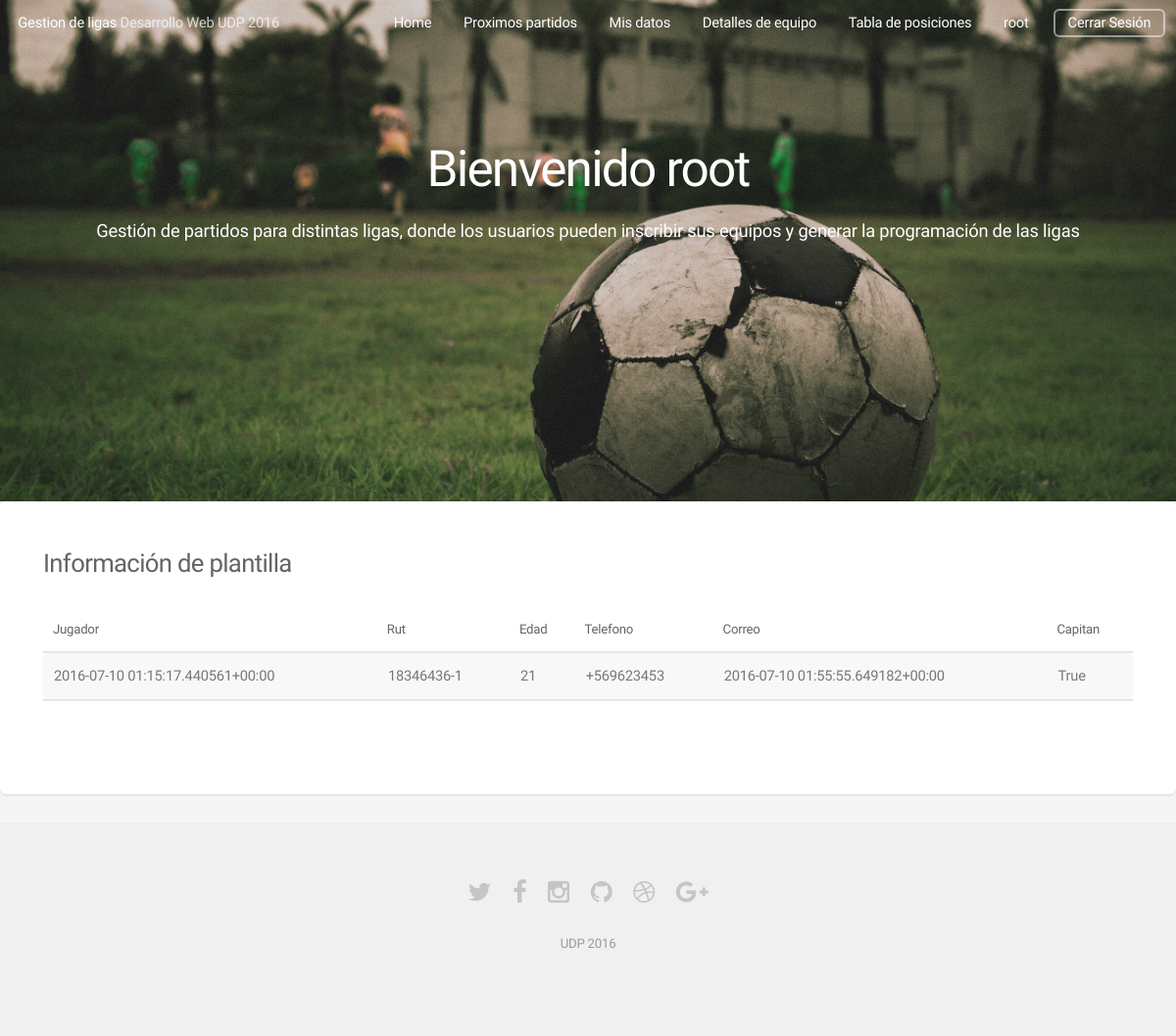
/info/ (signed in), run on an earlier commit of the app's database.
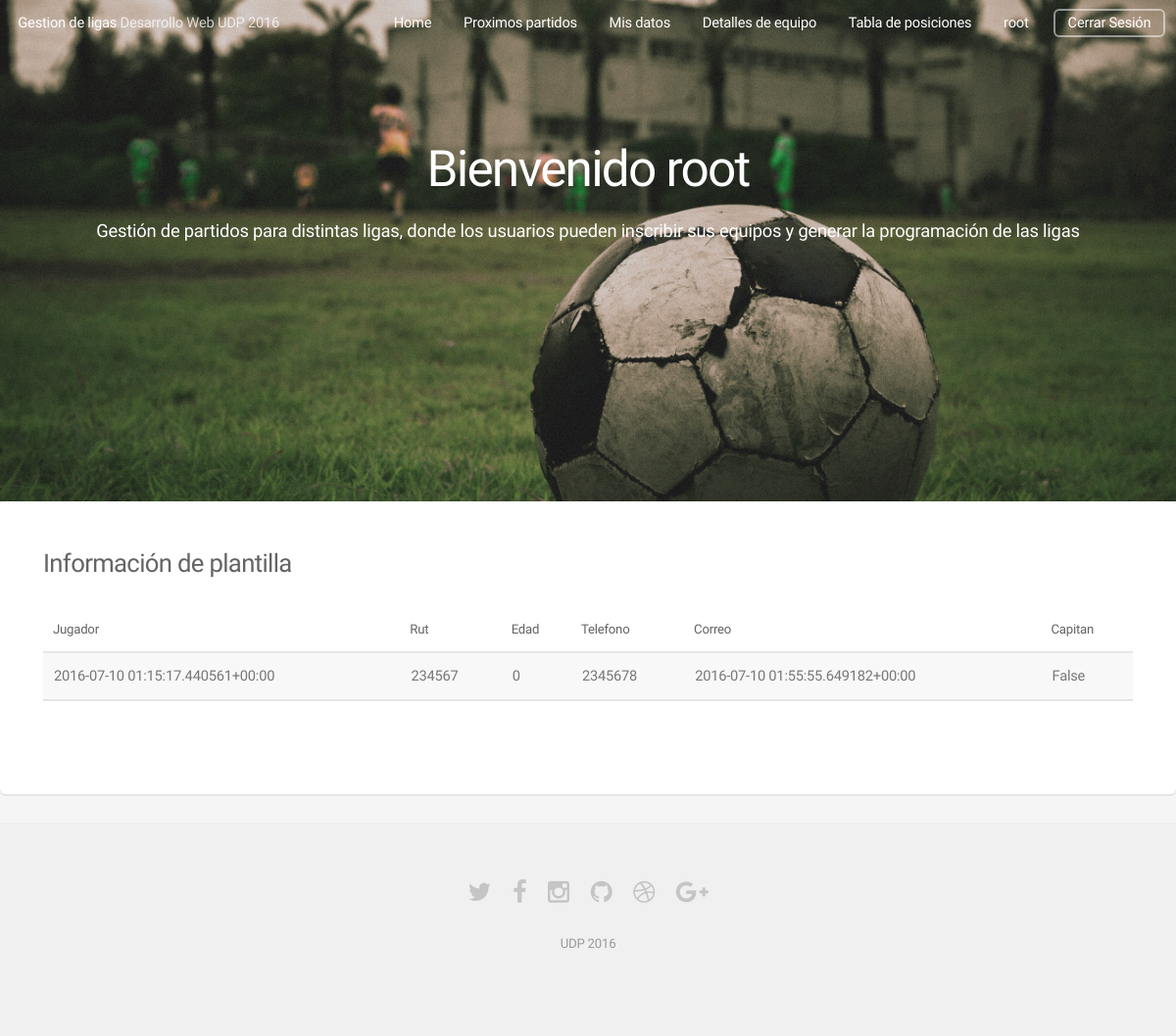
And on a later commit of the database.
### app/models.py (models this page shows, shortened)
class Player(models.Model):
    name = models.CharField(max_length=128)
    user = models.OneToOneField(User)
    rut = models.CharField(max_length=12, unique=True)
    phone = models.CharField(max_length=20)
    email = models.CharField(max_length=50)
    captain = models.BooleanField(default=False)
    team = models.ForeignKey(Team)
    edad = models.IntegerField(default=0)

### app/views.py (the view)
# urls.py: url(r'^info/$', views.userinfo, name='userinfo'),
@login_required
def userinfo(request):
    current = request.user
    player = Player.objects.get(user=current)
    return render(request, 'playerinfo.html', {'player': player})

### app/templates/playerinfo.html
{% extends 'base.html' %}
{% load staticfiles %}
{% block main %}
<section class="box">
									<h3>Información de plantilla
									</h3>
									<br>
									<div class="table-wrapper">
										<table>
											<thead>
												<tr>
													<th>Jugador</th>
													<th>Rut</th>
													<th>Edad</th>
													<th>Telefono</th>
													<th>Correo</th>
													<th>Capitan</th>
												</tr>
											</thead>
											<tbody>
												<tr>
													<td>{{	player.name }}</td>
													<td>{{	player.rut }} </td>
													<td>{{  player.edad  }} </td>
													<td>{{  player.phone  }}</td>
													<td>{{  player.email }}</td>
													<td>{{  player.captain }}</td>
												</tr>
											</tbody>
											<tfoot>
												<tr>
													<td colspan="2"></td>
												</tr>
											</tfoot>
										</table>
									</div>
									</section>
{% endblock %}

### app/templates/base.html (shortened to what this page needs)
<!DOCTYPE HTML>
{% load static %}
<html>
	<head>
        <link href="{% static "assets/css/main.css" %}" rel="stylesheet" type="text/css"/>
	</head>
	<body class="landing">
		<div id="page-wrapper">
				<header id="header" class="alt">
					<h1><a href="/">Gestion de ligas</a> Desarrollo Web UDP 2016</h1>
					<nav id="nav">
						<ul>
							<li><a href="/">Home</a></li>
							{% if user.is_authenticated %}
							<li><a href="/nextmatch/">Proximos partidos</a></li>
							<li><a href="/info/">Mis datos</a></li>
							<li><a href="/team/">Detalles de equipo</a></li>
							<li><a href="/tabla/">Tabla de posiciones</a></li>
							<li>
							{% endif %}
                                {% if user.is_authenticated %}
                                    <a> {{ user.username }}</a>
                                    <a href="/logout/" class="button">Cerrar Sesión</a>
                                    {% else %}
                                     <a href="/login/" class="button">Iniciar Sesión</a>
                                {% endif %}
                            </li>
						</ul>
					</nav>
				</header>
				<section id="banner">
				{% if user.is_authenticated %}
					<h2>Bienvenido {{ user.username}}</h2>
					<p>Gestión de partidos para distintas ligas, donde los usuarios pueden inscribir sus equipos y generar la programación de las ligas </p>
					{% endif %}
				</section>
                {% block main %}
                {% endblock %}
				<footer id="footer">
					<ul class="icons">
						<li><a href="#" class="icon fa-twitter"><span class="label">Twitter</span></a></li>
						<li><a href="#" class="icon fa-facebook"><span class="label">Facebook</span></a></li>
						<li><a href="#" class="icon fa-instagram"><span class="label">Instagram</span></a></li>
						<li><a href="#" class="icon fa-github"><span class="label">Github</span></a></li>
						<li><a href="#" class="icon fa-dribbble"><span class="label">Dribbble</span></a></li>
						<li><a href="#" class="icon fa-google-plus"><span class="label">Google+</span></a></li>
					</ul>
					<ul class="copyright">
						<li>UDP 2016</li>
					</ul>
				</footer>
		</div>
	</body>
</html>

What changed in the data, as far as the page shows it:
changed Player: rut "18346436-1" → "234567"; edad "21" → "0"; phone "+569623453" → "2345678"; captain "True" → "False"
